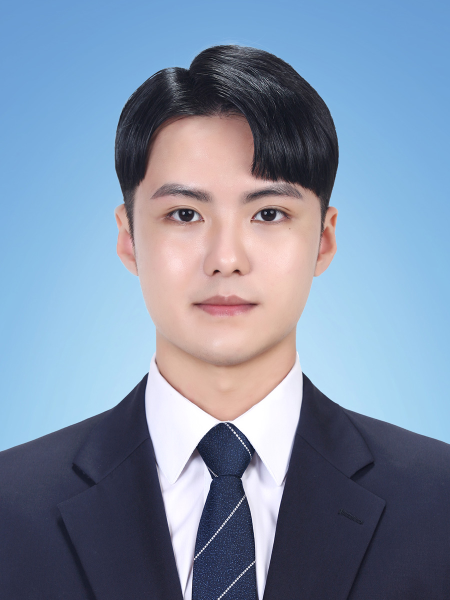
#> input picture opencv/image/my_face.jpg, 900 x 1200 px (shown at 1/2 size)
$ python co_face_detect.py
#> lines starting #> are read from the running program, lines starting #| are printed output that depends on the picture; after the words box and inside, x2 and y2 are one past the last pixel; in counts of white or black regions, pixels touching at a corner belong together
### opencv/util/CommUtils.py
import numpy as np, cv2

# 이미지 기울기 보정을 위한 함수
# 인자값1 : 원본이미지 / 인자값2 : 얼굴 중심 좌표 / 인자값3 : 양쪽 눈 중심좌표
# 결과값 : 보정된 이미지, 보정된 얼굴 중심 좌표
def doCorrectionImage(image, face_center, eye_centers):

    #양쪽 눈 좌표
    pt0, pt1 = eye_centers

    if pt0[0] > pt1[0]: pt0, pt1 = pt1, pt0

    # 두 좌표간 차분 계산
    dx, dy = np.subtract(pt1, pt0).astype(float)

    #역탄젠트로 기울기 계산
    angle = cv2.fastAtan2(dy, dx)

    # 계산된 기울기만큼 이미지 회전하기
    rot = cv2.getRotationMatrix2D((int(face_center[0]),int(face_center[1])), angle, 1)

    # 회전된 이미지를 원래 이미지 크기로 자르기
    size = image.shape[1::-1]

    # 보정된 이미지 생성
    correction_image = cv2.warpAffine(image, rot, size, cv2.INTER_CUBIC)

    # 눈 위치 보정
    eye_centers = np.expand_dims(eye_centers, axis=0)
    correction_centers = cv2.transform(eye_centers, rot)
    correction_centers = np.squeeze(correction_centers, axis=0)

    return correction_image, correction_centers

# 얼굴이미지로부터 상세 객체 탐지를 위한 함수
# 인자값1 : 얼굴 이미지 / 인자값2 : 얼굴 중심 좌표
# 결과값 : 윗머리, 귓밑머리, 입술, 얼굴 전체
# [44 lines left out: function doDetectObject, not called in this run]

# 이미지의 관심영역(ROI, Region of Interest)을 가져오기는 함수
# 인자값1 : 위치 / 인자값2 : 크기
# 결과값 : 영역 값
def roi(pt, size):
    return np.ravel([pt, size]).astype(int)

# 타원형으로 마스크 생성하는 함수
# 인자값1 : 원본 이미지 / 인자값2 : 세부 영역(윗머리, 귓밑머리, 입술, 얼굴 전체 중 하나)
# 인자값3 : 색상 / 인자값4 : 실선(사전 정의함)
# 결과값 : 타원형 마스크를 그린 이미지
# [15 lines left out: function draw_ellipse, not called in this run]

### opencv/co_face_detect.py
# 생성한 CommUtils에 정의한 함수를 사용하기 위해 사용
from util.CommUtils import *

# 인식률을 높이기 위한 전처리
def preprocessing():
    # 분석하기 위한 이미지 불러오기
    image = cv2.imread("image/my_face.jpg", cv2.IMREAD_COLOR)
#> image is the input picture: shape (1200, 900, 3); mean B, G, R 165.8, 142.2, 126

    # 이미지가 존재하지 안으면, 에러 반환
    if image is None: return None, None

    # 이미지 크기 사이즈 변경하기
    image = cv2.resize(image, (700, 700))
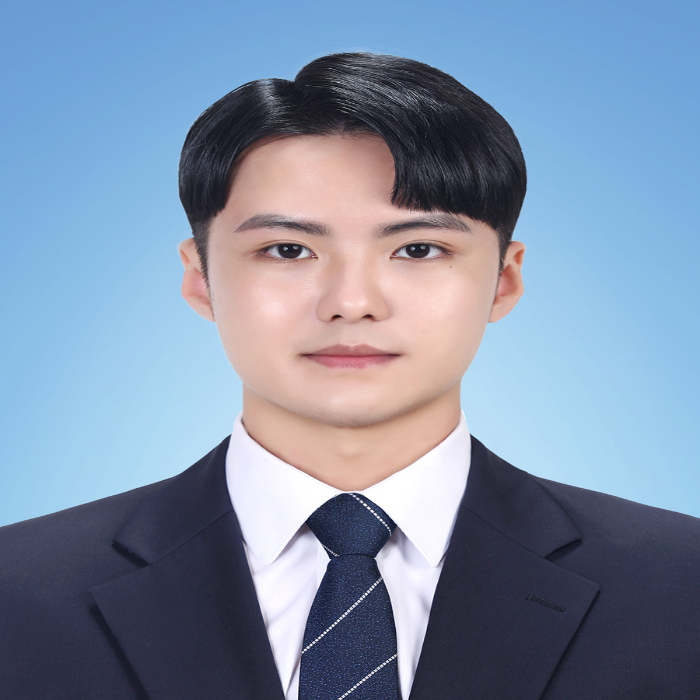
#> image: shape (700, 700, 3); mean B, G, R 165.7, 142.2, 125.9

    # 흑백사진으로 변경
    gray = cv2.cvtColor(image, cv2.COLOR_BGR2GRAY)
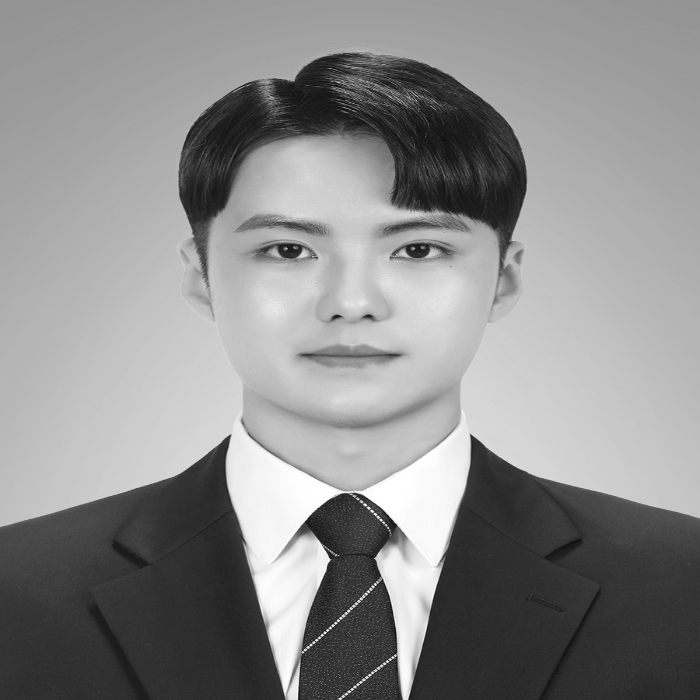
#> gray: shape (700, 700); min 6, max 255, mean 140

    # 변환한 흑백사진으로부터 히스토그램 평활화
    gray = cv2.equalizeHist(gray)
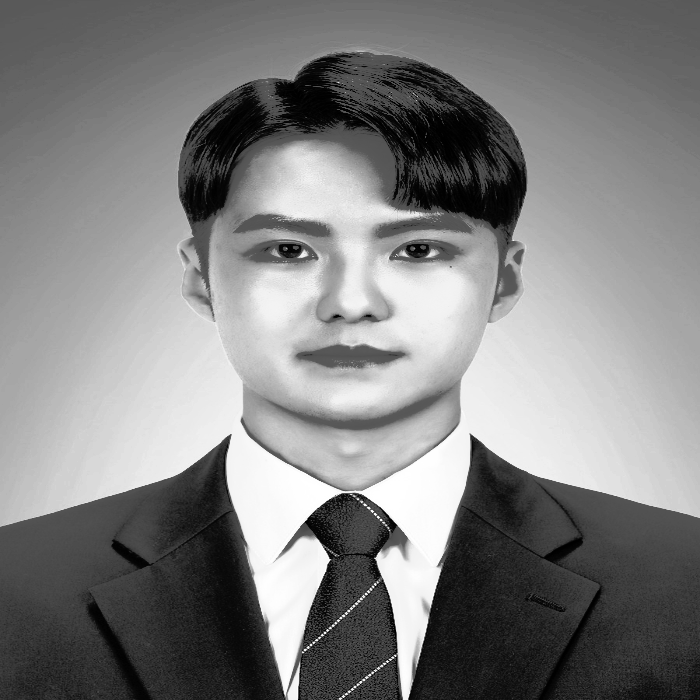
#> gray: shape (700, 700); min 0, max 255, mean 128.7

    return image, gray


# 학습된 얼굴 정면검출기 사용하기
face_cascade = cv2.CascadeClassifier("data/haarcascade_frontalface_alt2.xml")

# 학습된 눈 검출기 사용하기
eye_cascade = cv2.CascadeClassifier("data/haarcascade_eye_tree_eyeglasses.xml")

# 인식률을 높이기 위한 전처리 함수 호출
image, gray = preprocessing()  # 전처리

if image is None: raise Exception("영상 파일 읽기 에러")

# 얼굴 검출 수행(정확도 높이는 방법의 아래 파라미터를 조절함)
# 얼굴 검출은 히스토그램 평황화한 이미지 사용
# scaleFactor : 1.1
# minNeighbors : 인근 유사 픽셀 발견 비율이 2번 이상
# flags : 0 => 더이상 사용하지 않는 인자값
# 분석할 이미지의 최소 크기 : 가로 100, 세로 100
faces = face_cascade.detectMultiScale(gray, 1.1, 2, 0, (100, 100))
#> faces = [[193, 130, 305, 305]]

# 얼굴이 검출되었다면,
if faces.any():

    # 얼굴 위치 값을 가져오기
    x, y, w, h = faces[0]
#> x = 193; y = 130; w = 305; h = 305

    # 원본이미지로부터 얼굴영역 가져오기
    face_image = image[y:y + h, x:x + w]
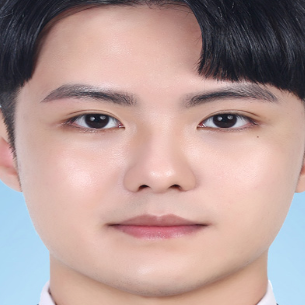
#> face_image: shape (305, 305, 3); mean B, G, R 151.7, 155.3, 181.3

    # 눈 검출 수행하기(정확도 높이는 방법의 아래 파라미터를 조절함)
    # 눈 검출은 얼굴 이미지 영역만 불러와 분석 수행
    # scaleFactor : 1.15
    # minNeighbors : 인근 유사 픽셀 발견 비율이 7번 이상
    # flags : 0 => 더이상 사용하지 않는 인자값
    # 분석할 이미지의 최소 크기 : 가로 25, 세로 20
    eyes = eye_cascade.detectMultiScale(face_image, 1.15, 7, 0, (25, 20))
#> eyes = [[196, 91, 60, 60], [64, 91, 61, 61]]

    # 눈을 찾을 수 있다면,
    if len(eyes) == 2:
        # 얼굴 가운데
        face_center = (x + w // 2, y + h // 2)
#> face_center = (345, 282)

        # 양쪽 눈 가운데 위치 값 가져오기
        eye_centers  = [[x+ex+ew//2, y+ey+eh//2] for ex,ey,ew,eh in eyes]
#> eye_centers = [[419, 251], [287, 251]]

        # 사진의 기울기 보정
        correction_image, correction_center = doCorrectionImage(image, face_center, eye_centers )
#> in doCorrectionImage, `pt0, pt1 = eye_centers`: pt0 = [419, 251]; pt1 = [287, 251]
#> in doCorrectionImage, `if pt0[0] > pt1[0]: pt0, pt1 = pt1, pt0`: pt1 = [419, 251]
#> in doCorrectionImage, `dx, dy = np.subtract(pt1, pt0).astype(float)`: dx = 132; dy = 0
#> in doCorrectionImage, `rot = cv2.getRotationMatrix2D((int(face_center[0]),int(face_center[1])..`: rot = [[1, 0, 0], [0, 1, 0]]
#> in doCorrectionImage, `eye_centers = np.expand_dims(eye_centers, axis=0)`: eye_centers = [[419, 251], [287, 251]]
#> correction_center = [[419, 251], [287, 251]]

        # 보정된 눈 좌표 그리기
        cv2.circle(correction_image, tuple(correction_center[0]), 5, (0, 255, 0), 2)  # 보정 눈 좌표
#> correction_image: shape (700, 700, 3); 0.02% of pixels changed, all inside (x1, y1, x2, y2) = (413, 245, 426, 258)
        cv2.circle(correction_image, tuple(correction_center[1]), 5, (0, 255, 0), 2)  # 보정 눈 좌표
#> correction_image: shape (700, 700, 3); mean B, G, R 165.7, 142.2, 125.9

        # 보정된 얼굴 줌심 그리기
        cv2.circle(correction_image, face_center, 3, (0, 0, 255), 2)  # 얼굴 중심 좌표
#> correction_image: shape (700, 700, 3); mean B, G, R 165.7, 142.2, 125.9

        # 보정된 얼굴 보여주기
        cv2.imshow("MyFace_Edit", correction_image)

    else:
        print("눈 미검출")

else:
    print("얼굴 미검출")

# 입력받는 것 대기하기, 작성안하면, 결과창이 바로 닫힘
cv2.waitKey(0)

$ run again, with opencv/image/03.jpg copied over opencv/image/my_face.jpg
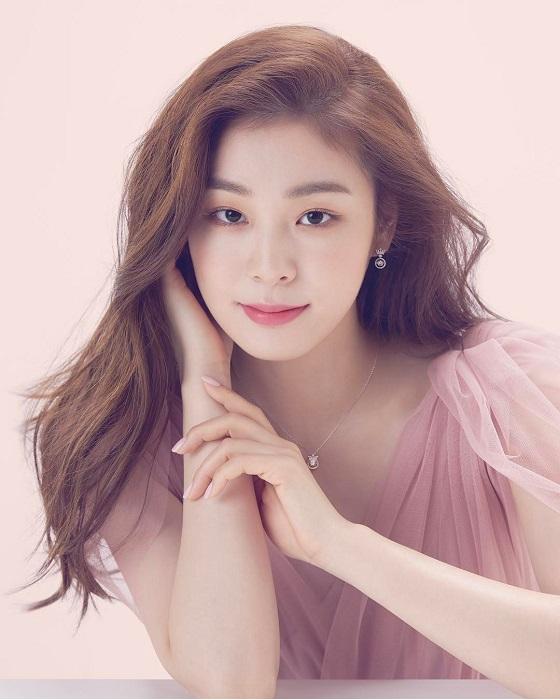
#> input picture opencv/image/03.jpg, 560 x 699 px
#> in preprocessing, image is the input picture: shape (699, 560, 3); mean B, G, R 165, 164.8, 194.8
#> image: shape (700, 700, 3)
#> faces = [[212, 120, 262, 262]]
#> x = 212; y = 120; w = 262
#> `face_image = image[y:y + h, x:x + w]`:
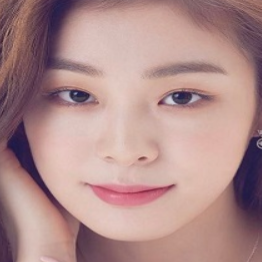
#> face_image: shape (262, 262, 3); mean B, G, R 139.5, 140.7, 175.9
#> eyes = [[46, 68, 55, 55], [154, 69, 56, 56]]
#> face_center = (343, 251)
#> `eye_centers  = [[x+ex+ew//2, y+ey+eh//2] for ex,ey,ew,eh in eyes]`: eye_centers = [[285, 215], [394, 217]]
#> pt0 = [285, 215]; pt1 = [394, 217]
#> dx = 109; dy = 2
#> angle = 1.05
#> rot = [[1, 0.0183, -4.55], [-0.0183, 1, 6.33]]
#> in doCorrectionImage, `correction_image = cv2.warpAffine(image, rot, size, cv2.INTER_CUBIC)`:
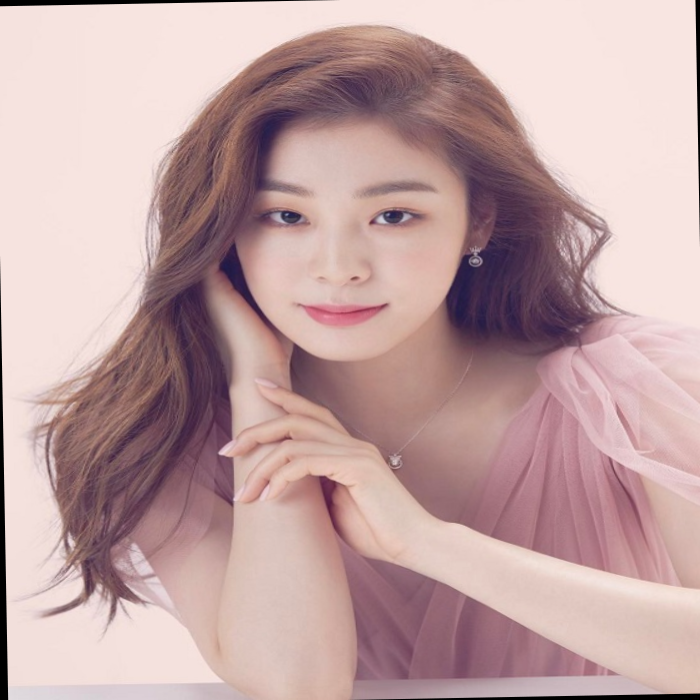
#> correction_image: shape (700, 700, 3); mean B, G, R 163, 162.7, 192.6
#> in doCorrectionImage, `eye_centers = np.expand_dims(eye_centers, axis=0)`: eye_centers = [[285, 215], [394, 217]]
#> correction_centers = [[284, 216], [393, 216]]
